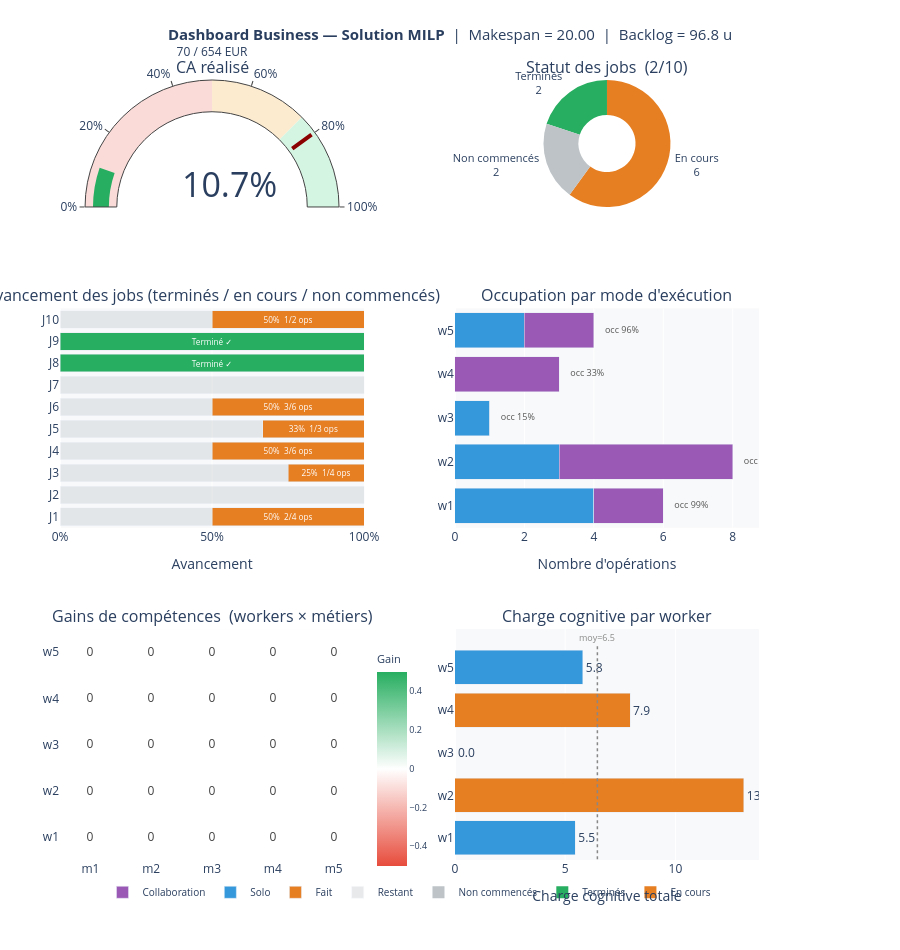

The notebook cell saved with this chart:
### Code cell
s_report_no_teaching = solution_business_report(s_no_teaching, instance)
plot_business_report(s_report_no_teaching, instance)

### Figure 1 — Plotly figure (JSON) as saved in the notebook; plotly's stock layout.template omitted (floating-point values rounded to 4 significant figures)
{"data": [{"domain": {"x": [0, 0.435], "y": [0.8372, 1]}, "gauge": {"axis": {"range": [0, 100], "ticksuffix": "%"}, "bar": {"color": "#27AE60"}, "steps": [{"color": "#FADBD8", "range": [0, 50]}, {"color": "#FDEBD0", "range": [50, 75]}, {"color": "#D5F5E3", "range": [75, 100]}], "threshold": {"line": {"color": "darkred", "width": 4}, "thickness": 0.75, "value": 80}}, "mode": "gauge+number", "number": {"font": {"size": 34}, "suffix": "%"}, "title": {"text": "<span style='font-size:12px'>70 / 654 EUR</span>"}, "type": "indicator", "value": 10.7}, {"domain": {"x": [0.565, 1], "y": [0.8372, 1]}, "hole": 0.45, "hovertemplate": "<b>%{label}</b> : %{value} jobs (%{percent})<extra></extra>", "labels": ["Terminés", "En cours", "Non commencés"], "marker": {"colors": ["#27AE60", "#E67E22", "#BDC3C7"]}, "textfont": {"size": 11}, "textinfo": "label+value", "type": "pie", "values": [2, 6, 2]}, {"hoverinfo": "text", "hovertext": ["<b>J1</b> — Restant : 50%", "<b>J2</b> — Non commencé", "<b>J3</b> — Restant : 75%", "<b>J4</b> — Restant : 50%", "<b>J5</b> — Restant : 67%", "<b>J6</b> — Restant : 50%", "<b>J7</b> — Non commencé", "", "", "<b>J10</b> — Restant : 50%"], "marker": {"color": "#BDC3C7"}, "name": "Restant", "opacity": 0.35, "orientation": "h", "showlegend": true, "type": "bar", "x": [0.5, 1, 0.75, 0.5, 0.6667, 0.5, 1, 0, 0, 0.5], "xaxis": "x", "y": ["J1", "J2", "J3", "J4", "J5", "J6", "J7", "J8", "J9", "J10"], "yaxis": "y"}, {"hoverinfo": "text", "hovertext": ["<b>J1</b> — 2/4 ops (50%)<br>Faites    : Op1✓  Op2✓<br>Restantes : Op3⬜  Op4⬜<br>Restant estimé : ≈18.3u", "", "<b>J3</b> — 1/4 ops (25%)<br>Faites    : Op1✓<br>Restantes : Op2⬜  Op3⬜  Op4⬜<br>Restant estimé : ≈24.4u", "<b>J4</b> — 3/6 ops (50%)<br>Faites    : Op1✓  Op2✓  Op3✓<br>Restantes : Op4⬜  Op5⬜  Op6⬜<br>Restant estimé : ≈18.2u", "<b>J5</b> — 1/3 ops (33%)<br>Faites    : Op1✓<br>Restantes : Op2⬜  Op3⬜<br>Restant estimé : ≈13.6u", "<b>J6</b> — 3/6 ops (50%)<br>Faites    : Op1✓  Op2✓  Op3✓<br>Restantes : Op4⬜  Op5⬜  Op6⬜<br>Restant estimé : ≈11.6u", "", "<b>J8</b> — Terminé ✓", "<b>J9</b> — Terminé ✓", "<b>J10</b> — 1/2 ops (50%)<br>Faites    : Op1✓<br>Restantes : Op2⬜<br>Restant estimé : ≈10.7u"], "insidetextanchor": "middle", "marker": {"color": ["#E67E22", "#BDC3C7", "#E67E22", "#E67E22", "#E67E22", "#E67E22", "#BDC3C7", "#27AE60", "#27AE60", "#E67E22"]}, "name": "Fait", "orientation": "h", "showlegend": true, "text": ["50%  2/4 ops", "", "25%  1/4 ops", "50%  3/6 ops", "33%  1/3 ops", "50%  3/6 ops", "", "Terminé ✓", "Terminé ✓", "50%  1/2 ops"], "textfont": {"color": "white", "size": 10}, "textposition": "inside", "type": "bar", "x": [0.5, 0, 0.25, 0.5, 0.3333, 0.5, 0, 1, 1, 0.5], "xaxis": "x", "y": ["J1", "J2", "J3", "J4", "J5", "J6", "J7", "J8", "J9", "J10"], "yaxis": "y"}, {"hoverinfo": "text", "hovertext": ["<b>w1</b><br>Solo : 4 ops<br>Occupation : 99%", "<b>w2</b><br>Solo : 3 ops<br>Occupation : 97%", "<b>w3</b><br>Solo : 1 ops<br>Occupation : 15%", "<b>w4</b><br>Solo : 0 ops<br>Occupation : 33%", "<b>w5</b><br>Solo : 2 ops<br>Occupation : 96%"], "marker": {"color": "#3498DB"}, "name": "Solo", "orientation": "h", "showlegend": true, "type": "bar", "x": [4, 3, 1, 0, 2], "xaxis": "x2", "y": ["w1", "w2", "w3", "w4", "w5"], "yaxis": "y2"}, {"hoverinfo": "text", "hovertext": ["<b>w1</b><br>Collaboration : 2 ops<br>Occupation : 99%", "<b>w2</b><br>Collaboration : 5 ops<br>Occupation : 97%", "<b>w3</b><br>Collaboration : 0 ops<br>Occupation : 15%", "<b>w4</b><br>Collaboration : 3 ops<br>Occupation : 33%", "<b>w5</b><br>Collaboration : 2 ops<br>Occupation : 96%"], "marker": {"color": "#9B59B6"}, "name": "Collaboration", "orientation": "h", "showlegend": true, "type": "bar", "x": [2, 5, 0, 3, 2], "xaxis": "x2", "y": ["w1", "w2", "w3", "w4", "w5"], "yaxis": "y2"}, {"hoverinfo": "skip", "mode": "text", "showlegend": false, "text": ["occ 99%", "occ 97%", "occ 15%", "occ 33%", "occ 96%"], "textfont": {"color": "#555", "size": 9}, "textposition": "middle right", "type": "scatter", "x": [6.32, 8.32, 1.32, 3.32, 4.32], "xaxis": "x2", "y": ["w1", "w2", "w3", "w4", "w5"], "yaxis": "y2"}, {"colorbar": {"len": 0.3, "tickfont": {"size": 9}, "title": {"text": "Gain"}, "x": 0.44, "y": 0.13}, "colorscale": [[0, "#E74C3C"], [0.5, "#FFFFFF"], [1, "#27AE60"]], "hovertemplate": "<b>%{y} — %{x}</b><br>Gain : %{z:.2f}<extra></extra>", "showscale": true, "text": [["0", "0", "0", "0", "0"], ["0", "0", "0", "0", "0"], ["0", "0", "0", "0", "0"], ["0", "0", "0", "0", "0"], ["0", "0", "0", "0", "0"]], "texttemplate": "%{text}", "type": "heatmap", "x": ["m1", "m2", "m3", "m4", "m5"], "xaxis": "x3", "y": ["w1", "w2", "w3", "w4", "w5"], "yaxis": "y3", "z": [[0, 0, 0, 0, 0], [0, 0, 0, 0, 0], [0, 0, 0, 0, 0], [0, 0, 0, 0, 0], [0, 0, 0, 0, 0]], "zmid": 0}, {"hovertemplate": "<b>%{y}</b> — CL : %{x:.2f}<extra></extra>", "marker": {"color": ["#3498DB", "#E67E22", "#3498DB", "#E67E22", "#3498DB"]}, "name": "Charge cognitive", "orientation": "h", "showlegend": false, "text": ["5.5", "13.1", "0.0", "7.9", "5.8"], "textposition": "outside", "type": "bar", "x": [5.46, 13.1, 0, 7.946, 5.8], "xaxis": "x4", "y": ["w1", "w2", "w3", "w4", "w5"], "yaxis": "y4"}], "layout": {"annotations": [{"font": {"size": 16}, "showarrow": false, "text": "CA réalisé", "x": 0.2175, "xanchor": "center", "xref": "paper", "y": 1, "yanchor": "bottom", "yref": "paper"}, {"font": {"size": 16}, "showarrow": false, "text": "Statut des jobs  (2/10)", "x": 0.7825, "xanchor": "center", "xref": "paper", "y": 1, "yanchor": "bottom", "yref": "paper"}, {"font": {"size": 16}, "showarrow": false, "text": "Avancement des jobs (terminés / en cours / non commencés)", "x": 0.2175, "xanchor": "center", "xref": "paper", "y": 0.7072, "yanchor": "bottom", "yref": "paper"}, {"font": {"size": 16}, "showarrow": false, "text": "Occupation par mode d'exécution", "x": 0.7825, "xanchor": "center", "xref": "paper", "y": 0.7072, "yanchor": "bottom", "yref": "paper"}, {"font": {"size": 16}, "showarrow": false, "text": "Gains de compétences  (workers × métiers)", "x": 0.2175, "xanchor": "center", "xref": "paper", "y": 0.296, "yanchor": "bottom", "yref": "paper"}, {"font": {"size": 16}, "showarrow": false, "text": "Charge cognitive par worker", "x": 0.7825, "xanchor": "center", "xref": "paper", "y": 0.296, "yanchor": "bottom", "yref": "paper"}, {"font": {"color": "#888", "size": 9}, "showarrow": false, "text": "moy=6.5", "x": 6.462, "xref": "x4", "y": 4.5, "yanchor": "bottom", "yref": "y4"}], "barmode": "stack", "height": 950, "hoverlabel": {"bgcolor": "white", "font": {"size": 11}}, "legend": {"font": {"size": 10}, "orientation": "h", "x": 0.5, "xanchor": "center", "y": -0.06, "yanchor": "bottom"}, "margin": {"b": 90, "l": 60, "r": 60, "t": 80}, "paper_bgcolor": "white", "plot_bgcolor": "#F8F9FA", "shapes": [{"line": {"color": "#888", "dash": "dot", "width": 1.5}, "type": "line", "x0": 6.462, "x1": 6.462, "xref": "x4", "y0": -0.5, "y1": 4.5, "yref": "y4"}], "title": {"font": {"size": 15}, "text": "<b>Dashboard Business — Solution MILP</b>  |  Makespan = 20.00  |  Backlog = 96.8 u", "x": 0.5}, "xaxis": {"anchor": "y", "domain": [0, 0.435], "range": [0, 1], "tickformat": ".0%", "title": {"text": "Avancement"}}, "xaxis2": {"anchor": "y2", "domain": [0.565, 1], "title": {"text": "Nombre d'opérations"}}, "xaxis3": {"anchor": "y3", "domain": [0, 0.435]}, "xaxis4": {"anchor": "y4", "domain": [0.565, 1], "title": {"text": "Charge cognitive totale"}}, "yaxis": {"anchor": "x", "domain": [0.426, 0.7072]}, "yaxis2": {"anchor": "x2", "domain": [0.426, 0.7072]}, "yaxis3": {"anchor": "x3", "domain": [0, 0.296]}, "yaxis4": {"anchor": "x4", "domain": [0, 0.296]}}}
